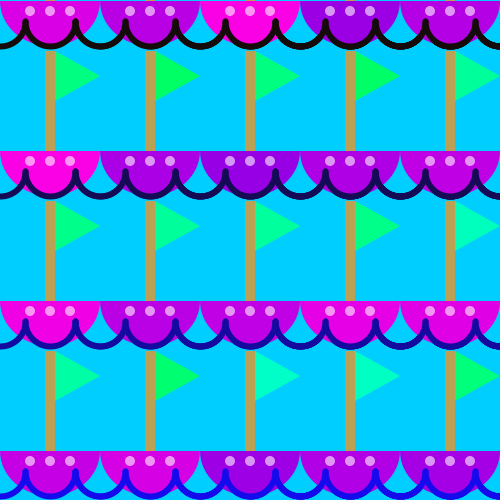
Frame 1 (no input)
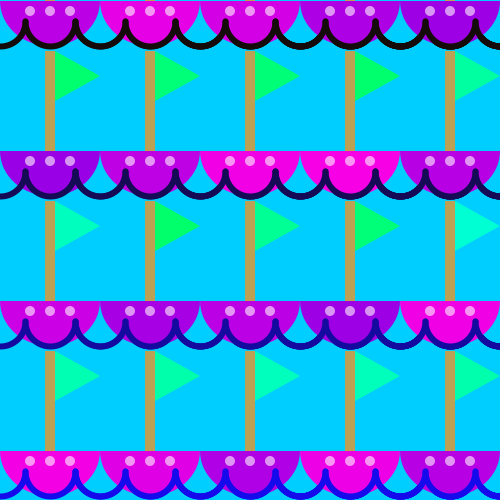
Frame 2 (the mouse pressed at the canvas centre, redrawn once)

The Processing sketch that drew these frames (run headless with seeded random() and noise(); the mouse was pressed at the canvas centre and the sketch redrawn once):

// Processing sketch: processing_37696
// ── processing_37696.pde

void setup () {
  size (500, 500);
  smooth ();
  noLoop ();
}

void draw () {
  background (0, 206, 255);
  for (int c=50; c<500; c +=100) {
    for (int d=1; d<500; d += 150) {
      sailboat (c, d);
      wave (c, d+20);
    }
  }
}

void sailboat (int x, int y) {
  noStroke ();
  fill (random (150,255), 0, 229);
  arc (x, y, 100, 90, 0, PI);
  fill (188, 160, 84);
  rect (x-5, y-100, 10, 100);
  fill (0, 255, random (100, 220));
  triangle (x+5, y-100, x+5, y-50, x+50, y-75);
  fill (255, 255, 255, 150);
  ellipse (x, y+10, 10, 10);
  ellipse (x-20, y+10, 10, 10);
  ellipse (x+20, y+10, 10, 10);
}

void wave (int a, int b) {
  stroke (21, 10, b/2);
  noFill ();
  strokeWeight (6);
  for (int i=-50; i<520; i += 50) {
    arc (a+i, b, 50, 50, 0, PI);
  }
}
